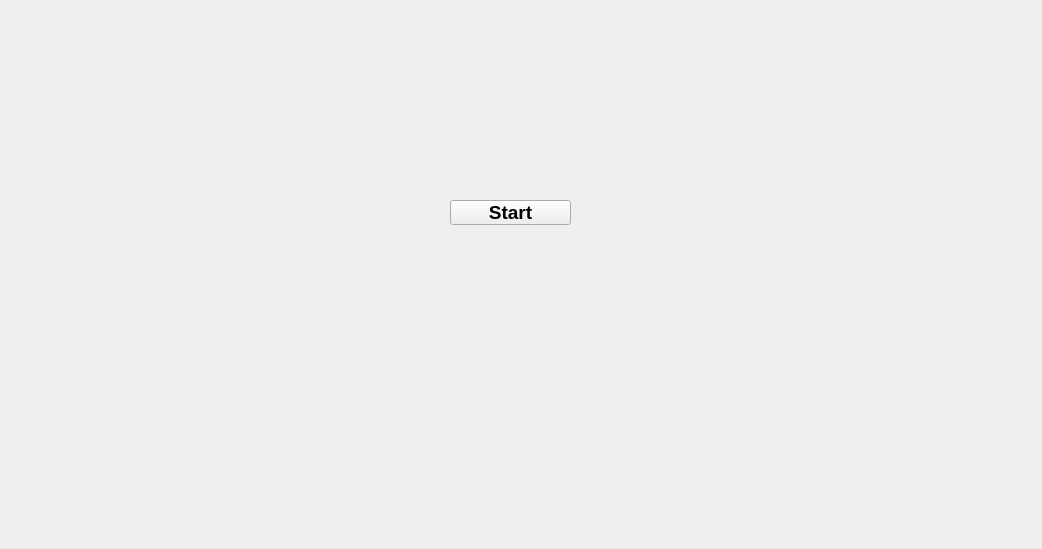
<?xml version="1.0" encoding="UTF-8"?>
<ui version="4.0">
 <class>WelcomeWindow</class>
 <widget class="QMainWindow" name="WelcomeWindow">
  <property name="geometry">
   <rect>
    <x>0</x>
    <y>0</y>
    <width>1042</width>
    <height>549</height>
   </rect>
  </property>
  <property name="windowTitle">
   <string>Welcome</string>
  </property>
  <widget class="QWidget" name="centralwidget">
   <widget class="QLabel" name="label">
    <property name="geometry">
     <rect>
      <x>-7</x>
      <y>0</y>
      <width>1051</width>
      <height>551</height>
     </rect>
    </property>
    <property name="pixmap">
     <pixmap>icon.jpg</pixmap>
    </property>
    <property name="scaledContents">
     <bool>true</bool>
    </property>
   </widget>
   <widget class="QPushButton" name="startButton">
    <property name="geometry">
     <rect>
      <x>450</x>
      <y>200</y>
      <width>121</width>
      <height>25</height>
     </rect>
    </property>
    <property name="font">
     <font>
      <pointsize>14</pointsize>
      <weight>75</weight>
      <bold>true</bold>
     </font>
    </property>
    <property name="autoFillBackground">
     <bool>false</bool>
    </property>
    <property name="text">
     <string>Start</string>
    </property>
   </widget>
  </widget>
 </widget>
 <resources/>
 <connections/>
</ui>
